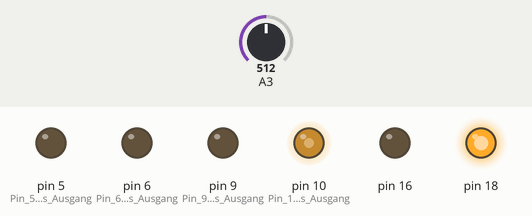
This sketch was run on a simulated Arduino Uno, built with avr-gcc and run on an emulated ATmega328P. Parts: output pins drawn as LEDs (lit = HIGH). Inputs (shaded band) come from the test bench; at power-on: A3 = 512.

Above: at 1.2 s.
1.3 s: A3 set to 716
At 1.6 s:
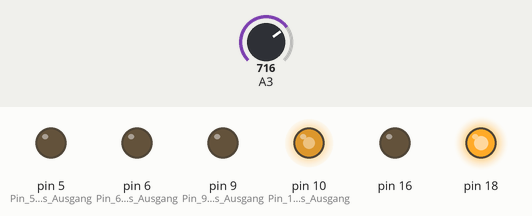
2.8 s: A3 set to 900
At 3.9 s:
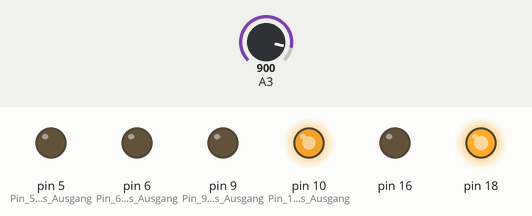
4.3 s: A3 set to 122
At 5.1 s:
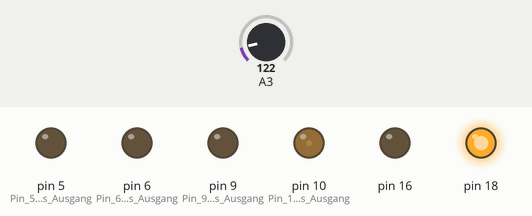
5.8 s: A3 set to 0
At 6.3 s:
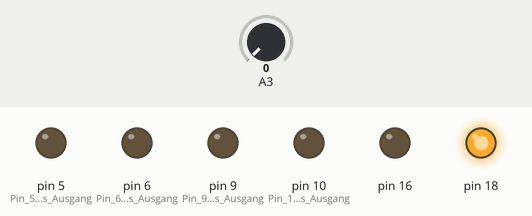
7.3 s: A3 set to 511
At 8.4 s:
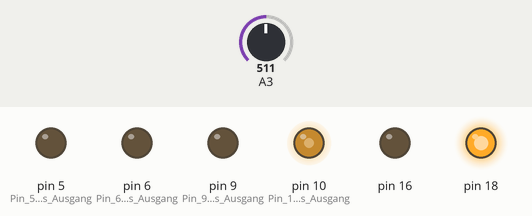
Timing chart, 0 to 9.8 s (numbered marks = the images above; inputs shaded):
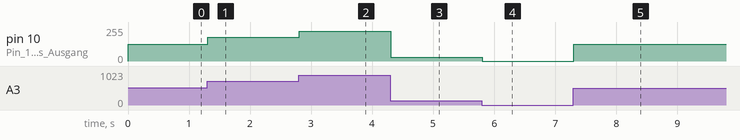

The sketch:

Projekt9.ino
```cpp
/*
  Lichtsensor an Pin A3 auslesen
  Wert an Pin 10 ausgeben
 */

void setup() {
  pinMode(5, OUTPUT);//Pin 5 als Ausgang
  pinMode(6, OUTPUT);//Pin 6 als Ausgang
  pinMode(9, OUTPUT);//Pin 9 als Ausgang
  pinMode(10, OUTPUT);//Pin 10 als Ausgang

  pinMode(18, OUTPUT);
  digitalWrite(18, HIGH);

  pinMode(16, OUTPUT);
  digitalWrite(16, LOW);
}

void loop() {
  int wert = analogRead(A3);//wert im Bereich 0..1023 von Pin A3 lesen
  wert = map(wert, 0, 1023, 0, 255);//wert umrechnen in Bereich 0..255

  analogWrite(10,wert);//wert analog ausgeben an Pin 10
  delay(5);//5ms warten schadet nicht
}
```

Measured:
- after the input at 1.3 s, pin 10 (Pin_10_als_Ausgang): 127/255 → 178/255 at once
- after the input at 2.8 s, pin 10 (Pin_10_als_Ausgang): 178/255 → 224/255 at once
- after the input at 4.3 s, pin 10 (Pin_10_als_Ausgang): 224/255 → 30/255 at once
- after the input at 5.8 s, pin 10 (Pin_10_als_Ausgang): 30/255 → 0/255 at once
- after the input at 7.3 s, pin 10 (Pin_10_als_Ausgang): 0/255 → 127/255 at once
